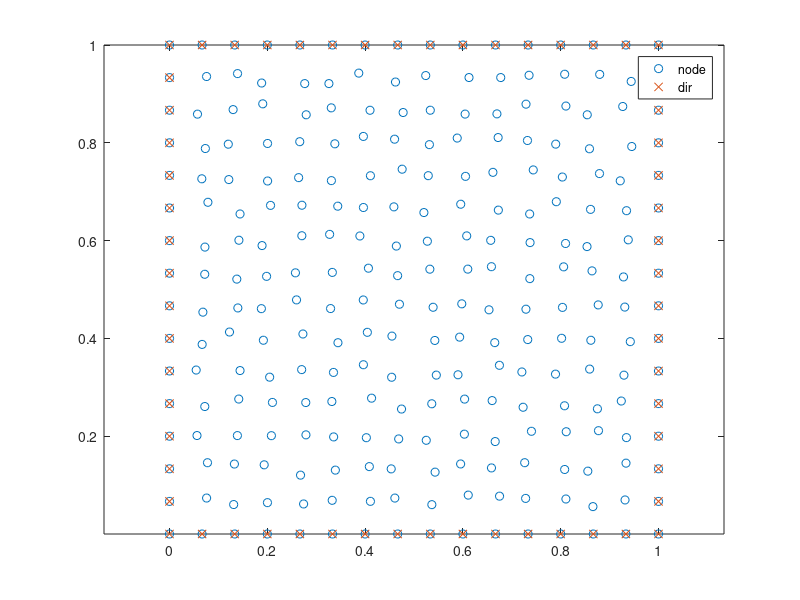

Source code (MATLAB): (Note: this script raises an error after producing the figure.)
%testRegularPoisson2rz
% Poisson 
%
% $$\nabla^2 u + f = 0$$ 
%

clear;



%% geometry
prob_type = 2; % RZ coord.


L = 1.0;

%% source function

srctype = 0;
if srctype == 0
    mm = 3;
    fun_fext = @(x,y) (4*pi^2 * x.^mm - mm^2 * x.^(mm-2)) .* sin(2*pi*y);
    fun_phi = @(x,y) x.^mm .* sin(2*pi*y);
% elseif srctype == 1
    % fun_fext = @(x,y) zeros(size(x));
    % fun_phi = @(x,y) 0.1 + 0.2*x + 0.3*y;
    % fun_phix = @(x,y) 0.2 * ones(size(x));
    % fun_phiy = @(x,y) 0.3 * ones(size(y));
% elseif srctype == 2
    % fun_fext = @(x,y) -8 .* ones(size(x));
    % fun_phi = @(x,y) x.^2 + 2*x.*y + 3 * y.^2;
    % fun_phix = @(x,y) 2*x + 2*y;
    % fun_phiy = @(x,y) 2*x + 6*y;
else
    error('Unknown problem');
end


%
% meshtype = 0; % regular
meshtype = 1; % perturb
if meshtype == 1
    rng(0); % reset random seed
end

%% fdpm setup

% nlen = 8;
% nlen = 11;
nlen = 16;
% nlen = 21;
% nlen = 26;
% nlen = 31;
% nlen = 36;
% nlen = 46;
% nlen = 51;
nlen1 = nlen - 1;
h0 = L / nlen1;


% influence radius, if use p(2), must > 2
% dilation = 1.1;
% dilation = 1.5;
% dilation = 1.6;
dilation = 1.8;
% dilation = 2.1;
% dilation = 3.1;
re = h0 * dilation;


%% generate points and boundary conditions

% generation routine should setup the following data
numNodes = 0;
% particle states
nodeX = [];
nodeY = [];
nodeVol = [];
% BC Dirichlet
dirBCDofs = [];
dirBCVals = [];

disp('Begin generate particles & BC');
if 1
    for j = 1:nlen
    for i = 1:nlen
        xx = (i-1) * h0;
        yy = (j-1) * h0;
        
        if meshtype == 1 % perturb internal points, not boundary points
            if i~=1 && i~=nlen && j~=1 && j~=nlen
                rr = 0.4;
                xx = xx + (rand(1)-0.5)*h0*rr;
                yy = yy + (rand(1)-0.5)*h0*rr;
            end
        end
        
        nn = numNodes + 1;
        numNodes = nn;
        nodeX(nn,1) = xx;
        nodeY(nn,1) = yy;
        
        vv = h0^2;
        if i==1 || i==nlen
            vv = vv / 2;
        end
        if j==1 || j==nlen
            vv = vv / 2;
        end
        nodeVol(nn,1) = vv;
        
        % BC
        if i==1 || i==nlen || j==1 || j==nlen
            dirBCDofs(end+1,1) = nn;
            dirBCVals(end+1,1) = fun_phi(xx,yy);
        end
    end
    end
end
disp('End generate particles & BC');

nodePos = [nodeX,nodeY];

% 
numDofs = numNodes * 1;

disp('Begin create boundary');

disp('End create boundary');
nbndry = 0;

if (1)
    % plot fdpm node mesh
    figure;
    plot(nodeX,nodeY,'o', ...
    nodeX(dirBCDofs),nodeY(dirBCDofs),'x');
    legend('node','dir');
    % axis([0 L 0 L]);
    axis('equal');
    
    % pause;
    % return;
end

%
if (1)
    fdpmDriverBuildTri;
    nodeVol = nodeArea;
    % pause;
end

%% build connnectivity

disp('Begin build connnectivity'); tic;
if 0
    fdpmDriverBuildConnRegular;
else
    % fdpmDriverBuildConnIntegDomain;
    % fdpmDriverBuildConnIntegBndry;
    fdpmDriverBuildConnIntegBndry2;
    fdpmDriverBuildMoment;
end
disp('End build connnectivity'); toc;
% return

%% allocate buffers

fext = zeros(numDofs,1);
fint = zeros(numDofs,1);

%% create initial stiffness matrix
disp('Begin create initial stiffness matrix'); tic;

% assembler
Kassem = SpMatAssem(numDofs);

for i = 1:numNodes
    nneigh = conn(i).numNeigh;
    ineigh = conn(i).neigh2;
    ivol = nodeVol(i);
    
    dN = [conn(i).dNX; conn(i).dNY];
    Ke = dN' * dN * ivol;
    
    SpMatAssemBlockWithDof(Kassem, Ke,ineigh,ineigh);
end

if 1
    fdpmDriverPoissonStabHessian;
end

% create sparse K
Ktan0 = SpMatCreateAndClear(Kassem);

disp('End create initial stiffness matrix'); toc;



disp('Begin solve Poisson');

% RHS vector
fext = fun_fext(nodeX,nodeY);
fext = fext .* nodeVol;

% solve
[phi] = fdpmSolve(Ktan0, fext, dirBCDofs,dirBCVals);

disp('End solve Poisson');


if 1
    figure;
    % xx = reshape(nodeX, nlen,nlen);
    % yy = reshape(nodeY, nlen,nlen);
    % ss = reshape(phi, nlen,nlen);
    % surf(xx,yy,ss, 'FaceColor','interp');
    trisurf(tri, nodeX,nodeY,phi, 'FaceColor','interp');
    % zlim([-0.06 0.06]);
    title('solution');
    
    figure;
    % zz = fun_phi(xx,yy);
    zz = fun_phi(nodeX,nodeY);
    % surf(xx,yy, zz, 'FaceColor','interp');
    trisurf(tri, nodeX,nodeY, zz, 'FaceColor','interp');
    % zlim([-0.06 0.06])
    title('analytical');
end


if 0
    Ktan = Ktan0;
    fdpmDriverShowStiffEigen;
end


if 1
    fdpmDriverShowIntegError;
    vsum0 = v_sum;
end


if 0
    Ktan = Ktan2;
    fdpmDriverShowStiffEigen;
end



return






